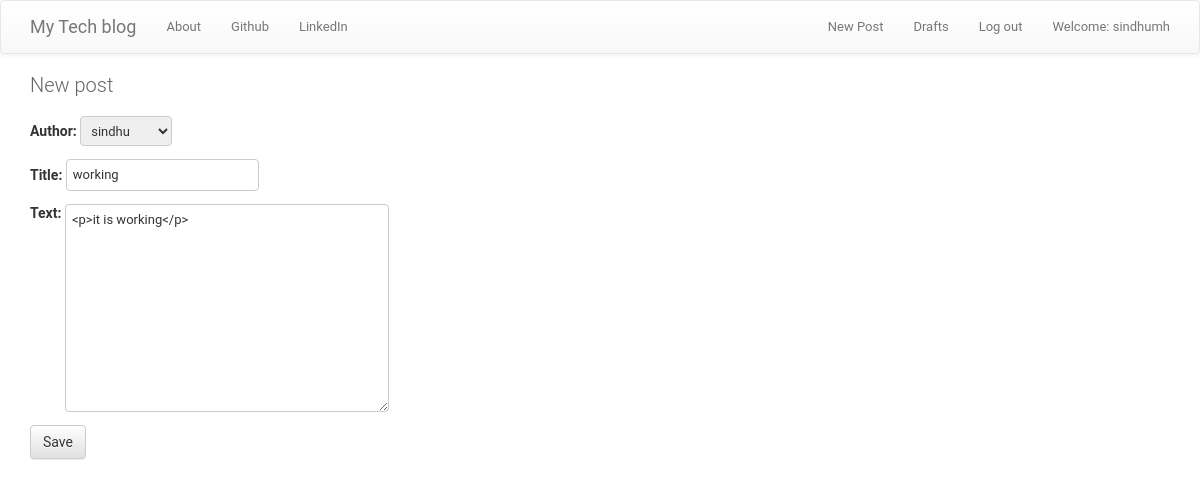
The page /blog/post/9/edit/ (signed in) on the database its author committed.
### blog/models.py (models this page shows, shortened)
class Post(models.Model):
    author = models.ForeignKey(User, on_delete=models.CASCADE)
    title = models.CharField(max_length=200)
    text = models.TextField()
    created_date = models.DateTimeField(default=timezone.now)
    published_date = models.DateTimeField(blank=True, null=True)

### blog/views.py (the view)
# urls.py: url(r'^post/(?P<pk>\d+)/edit/$', views.PostUpdateView.as_view(), name='post_edit'),
class PostUpdateView(LoginRequiredMixin,UpdateView):
    login_url='/login/'
    redirect_field_name = 'post_detail.html'
    form_class = PostForm
    template_name = 'post_form.html'
    model=Post

### blog/forms.py
class PostForm(forms.ModelForm):
    class Meta:
        model = Post
        fields = ('author','title', 'text',)
        widgets = {
            'title': forms.TextInput(attrs={'class': 'textinputclass'}),
            'text': forms.Textarea(attrs={'class': 'editable medium-editor-textarea postcontent'}),
        }

### blog/templates/post_form.html (shortened to what this page needs)
{% extends 'base.html' %}
{% block content %}
    <h1>New post</h1>
    <form method="POST" class="post-form">
    {{form.as_p}}
    <button type="submit" class="save btn btn-default">Save</button>
    </form>
{% endblock %}

### blog/templates/base.html (shortened to what this page needs)
<!DOCTYPE html>
{% load static %}
<html>
    <head>
        <link rel="stylesheet" href="https://maxcdn.bootstrapcdn.com/bootstrap/3.3.7/css/bootstrap.min.css">
        <link rel="stylesheet" href="https://maxcdn.bootstrapcdn.com/bootstrap/3.3.7/css/bootstrap-theme.min.css">
        <link rel="stylesheet" href="//cdn.jsdelivr.net/medium-editor/latest/css/medium-editor.min.css" type="text/css" media="screen" charset="utf-8">
        <link rel="stylesheet" href="{% static 'css/blog.css' %}">
<body class='loader'>
  <nav class="navbar navbar-default techfont custom-navbar">
    <div class="container">
      <ul class="nav navbar-nav">
        <li><a class='navbar-brand bigbrand' href="{% url 'post_list' %}">My Tech blog</a></li>
        <li><a href="{% url 'about'%}">About</a></li>
        <li><a href="https://www.github.com">Github</a></li>
        <li><a href="https://www.linkedin.com">LinkedIn</a></li>
      </ul>
      <ul class="nav navbar-nav navbar-right">
        {% if user.is_authenticated %}
        <li>
          <a href="{% url 'post_new' %}" >New Post</a>
        </li>
        <li>
          <a href="{% url 'post_draft_list' %}">Drafts</a>
        </li>
        <li>
          <a href="{% url 'logout' %}" >Log out</a>
        </li>
        <li>
          <a >Welcome: {{ user.username }}</a>
        </li>
          {% else %}
          <li><a class='nav navbar-right' href="{% url 'login' %}" ><span class="glyphicon glyphicon-user"></span></a></li>
        {% endif %}
      </ul>
  </div>
</nav>
        <div class="content container">
            <div class="row">
                <div class="col-md-8">
                  <div class="blog_posts">
                    {% block content %}
                    {% endblock %}
                  </div>
                </div>
            </div>
        </div>
</body>
</html>

### blog/static/css/blog.css (style rules this page uses)
body { margin: 0; padding: 0; font-size: 14px; font-family: "Roboto","Lucida Grande","DejaVu Sans","Bitstream Vera Sans",Verdana,Arial,sans-serif; color: #333; background: #fff; }
a:link, a:visited { color: #447e9b; text-decoration: none; }
p, ol, ul, dl { margin: .2em 0 .8em 0; }
p { padding: 0; line-height: 140%; }
h1,h2,h3,h4,h5 { font-weight: bold; }
h1 { margin: 0 0 20px; font-weight: 300; font-size: 20px; color: #666; }
ul li { list-style-type: square; padding: 1px 0; }
li, dt, dd { font-size: 13px; line-height: 20px; }
form { margin: 0; padding: 0; }
input, textarea, select, .form-row p, form .button { margin: 2px 0; padding: 2px 3px; vertical-align: middle; font-family: "Roboto", "Lucida Grande", Verdana, Arial, sans-serif; font-weight: normal; font-size: 13px; }
textarea { vertical-align: top; }
input[type=text], input[type=password], input[type=email], input[type=url], input[type=number], textarea, select, .vTextField { border: 1px solid #ccc; border-radius: 4px; padding: 5px 6px; margin-top: 0; }
select { height: 30px; }

### rows shown on the page
Post: author "sindhu", title "working", text "<p>it is working</p>"

### other values the page prints
{{ user.username }} "sindhumh"
